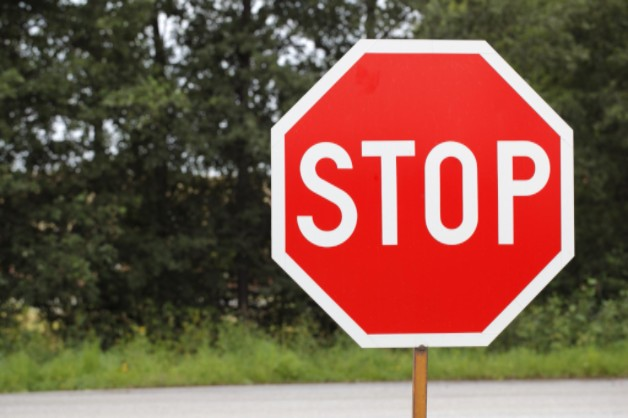
#> input picture Coding_Practice/Libraries/OpenCV/Detection/assets/stop_sign.jpg, 628 x 418 px
$ python edge_detection.py
#> lines starting #> are read from the running program, lines starting #| are printed output that depends on the picture; after the words box and inside, x2 and y2 are one past the last pixel; in counts of white or black regions, pixels touching at a corner belong together
# edge detections looks for where

import numpy as np
import cv2

img = cv2.imread("Detection/assets/stop_sign.jpg", 1)
#> img is the input picture: shape (418, 628, 3); mean B, G, R 73.4, 89.5, 127.3

hsv = cv2.cvtColor(img, cv2.COLOR_BGR2HSV)
#> hsv: shape (418, 628, 3); mean H, S, V 33.5, 99.4, 130.3
# extract all pixels with hue of 25 or less (bc of inverse)
res, thresh = cv2.threshold(hsv[:,:,0], 25, 255, cv2.THRESH_BINARY_INV)
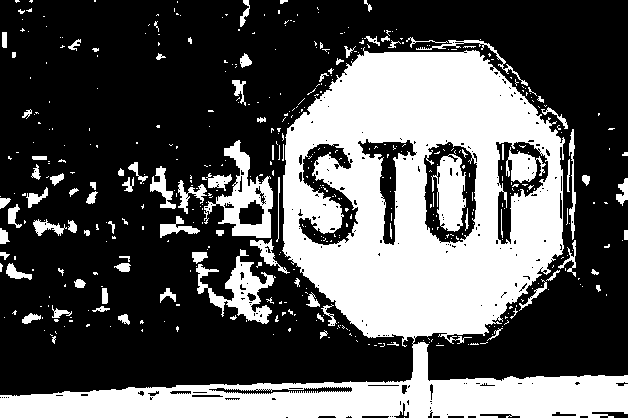
#> thresh: shape (418, 628); 34.7% white; 483 white regions (392 under 20 px), largest, box (x1, y1, x2, y2) and area: (0, 47, 628, 418) 74581, (204, 140, 273, 238) 2478, (196, 249, 276, 324) 2055
cv2.imshow("Thresh", thresh)

# Canny Edges algo
edges = cv2.Canny(img, 100, 70)
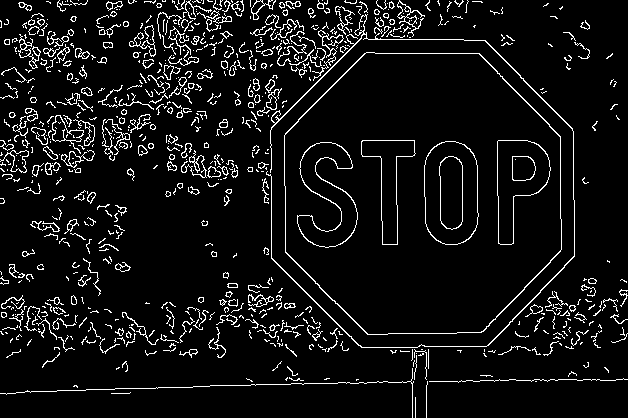
#> edges: shape (418, 628); 7.2% white in thin lines or dots
cv2.imshow("Canny", edges)

cv2.waitKey(0)
cv2.destroyAllWindows()

$ run again, with Coding_Practice/Libraries/OpenCV/Detection/assets/soccer_practice.jpg copied over Coding_Practice/Libraries/OpenCV/Detection/assets/stop_sign.jpg
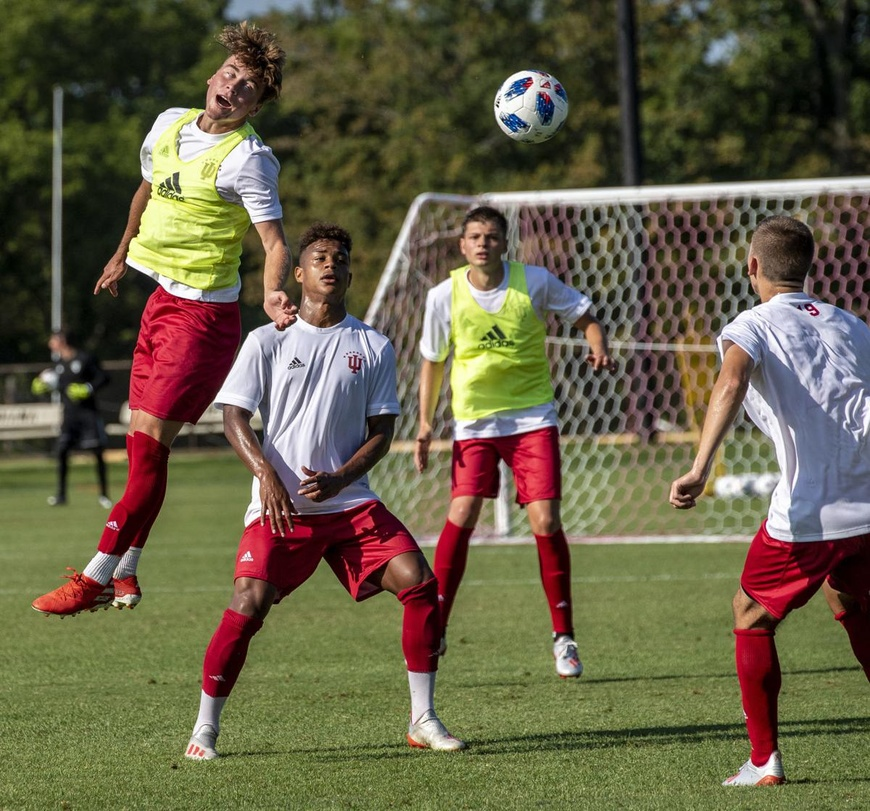
#> input picture Coding_Practice/Libraries/OpenCV/Detection/assets/soccer_practice.jpg, 870 x 811 px, shrunk from 1200 x 1119 before the run
#> img is the input picture: shape (811, 870, 3); mean B, G, R 70.9, 96, 102.6
#> hsv: shape (811, 870, 3); mean H, S, V 53.8, 108.8, 109.8
#> `res, thresh = cv2.threshold(hsv[:,:,0], 25, 255, cv2.THRESH_BINARY_INV)`:
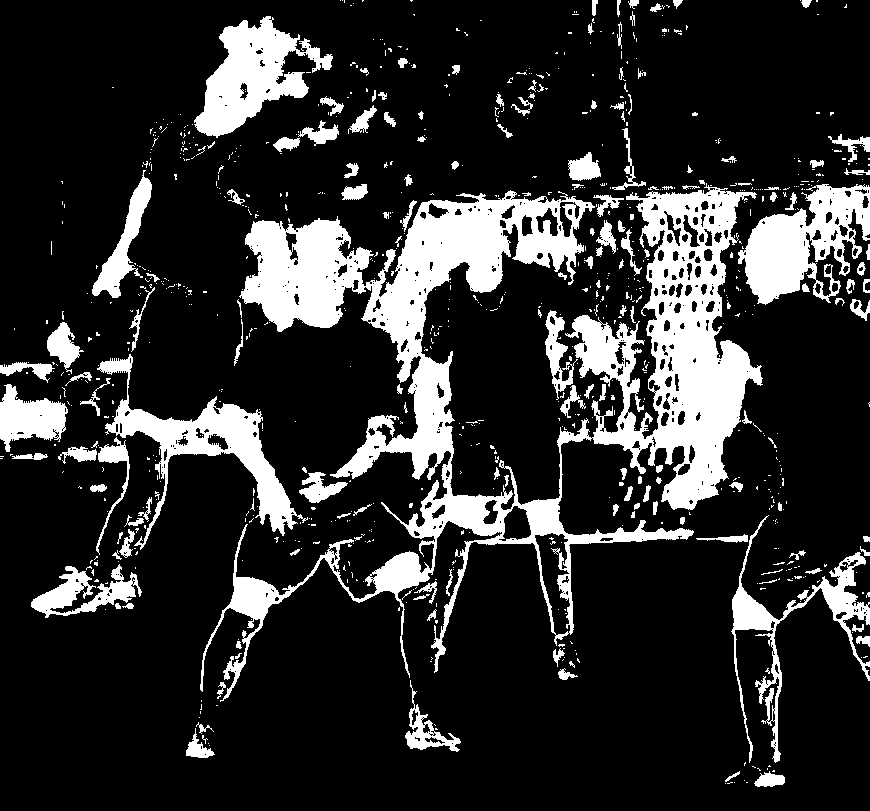
#> thresh: shape (811, 870); 17.9% white; 863 white regions (704 under 20 px), largest, box (x1, y1, x2, y2) and area: (200, 183, 763, 702) 69863, (738, 184, 870, 305) 8318, (97, 354, 308, 550) 8075
#> `edges = cv2.Canny(img, 100, 70)`:
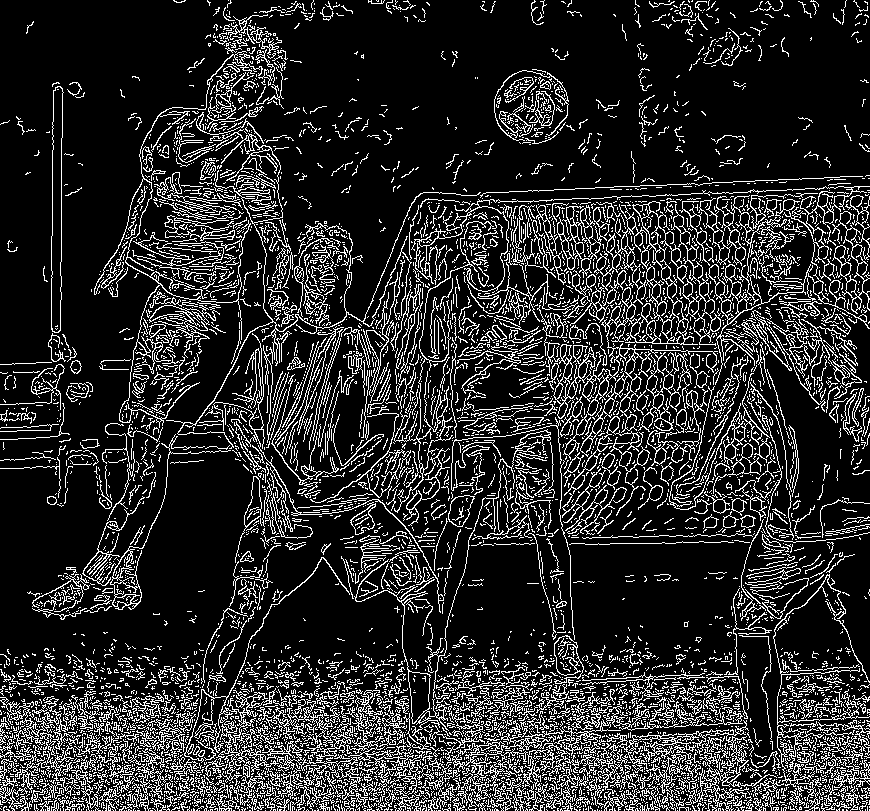
#> edges: shape (811, 870); 16.8% white in thin lines or dots
